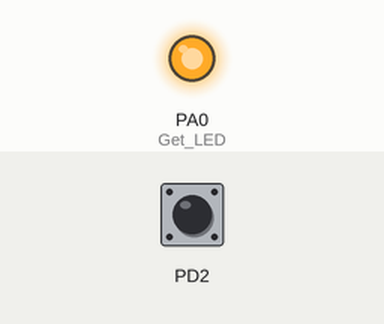
A program run on a simulated ATmega32, built with avr-gcc and emulated at 1 MHz. Shown: output pins drawn as LEDs (lit = HIGH). The test bench sets the inputs (shaded band); at power-on: PD2 HIGH.

Above: at 0.1 s.
At 1.1 s:
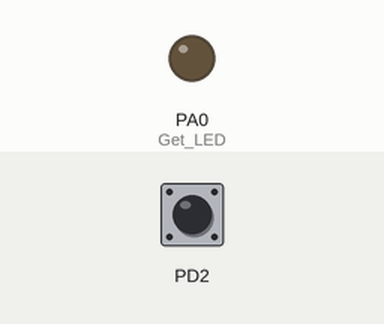
Timing chart, 0 to 2.6 s (numbered marks = the images above):
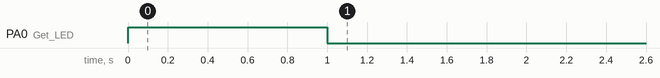

Measured:
- by itself, PA0 (Get_LED): LOW → HIGH at 0.00 s, → LOW 1.0 s later

The program:

main.c
```c
/*
 * Driver.c
 *
 * Created: 12/14/2023 4:15:58 PM
 * Author : mahmo
 */

#include "LCD.h"
#include "Keypad.h"
#include "EXTI.h"
EXTI_Typedef EXTI_con;

void Get_LED(){
	Toggel_PIN(PORTA,PIN0);
	_delay_ms(200);
	//_delay_ms(2000);
}
int main(void)
{


	EXTI_con.EXTI_Name=INT0;
	EXTI_con.EXTI_Mode=falling;
	EXTI_con.EXTI_Function=Get_LED;
	DIR_PIN(DDRA,PIN0,OUTPUT);
	DIR_PIN(DDRD,PIN2,INPUT);
	DIR_PIN(DDRD,PIN3,INPUT);
	EXTI_INIT(&EXTI_con);
	Toggel_PIN(PORTA,PIN0);
	_delay_ms(1000);
	Toggel_PIN(PORTA,PIN0);


	while(1){


	}
	/* Replace with your application code */

}
```

Keypad.c
```c
/*
 * Keypad.c
 *
 * Created: 12/6/2023 7:20:59 PM
 *  Author: mahmo
 */


#include "Keypad.h"

int Row []={R0,R1,R2,R3};
int Culom []={C0,C1,C2,C3};


void Keypad_Init (void){
	Keypad_control &= ~((1<<R0)|(1<<R1)|(1<<R2)|(1<<R3));
	Keypad_control |=((1<<C0)|(1<<C1)|(1<<C2)|(1<<C3));
	Keypad=0xFF;
}
unsigned char Keypad_Result (void){
	int i,j;
	for (i=0;i<4;i++)
	{
		Keypad |= ((1<<Culom[0]) | (1<<Culom[1]) | (1<<Culom[2]) | (1<<Culom[3]));
		Keypad &=~(1<<Culom[i]);
		for(j = 0; j < 4; j++){
			if (!(Keypad_Pin & (1 << Row[j])))
			{
				while(!(Keypad_Pin & (1 << Row[j])));
				switch(i){
					case (0):
					if (j == 0) return '7';
					else if (j == 1) return '4';
					else if (j == 2) return '1';
					else if (j == 3) return '?';
					break;
					case (1):
					if (j == 0) return '8';
					else if (j == 1) return '5';
					else if (j == 2) return '2';
					else if (j == 3) return '0';
					break;
					case (2):
					if (j == 0) return '9';
					else if (j == 1) return '6';
					else if (j == 2) return '3';
					else if (j == 3) return '=';
					break;
					case (3):
					if (j == 0) return '/';
					else if (j == 1) return '*';
					else if (j == 2) return '-';
					else if (j == 3) return '+';
					break;
				}
			}
		}
	}
	return 'A';

}
```

LCD.c
```c
/*
 * LCD.c
 *
 * Created: 12/6/2023 7:20:32 PM
 *  Author: mahmo
 */


#include "LCD.h"
/*void Kick (void){
	lcd_control |=(1<<E_switch);
	_delay_ms(50);
	lcd_control &= ~(1<<E_switch);

}*/
/*void Lcd_ispusy (void){
	//_delay_ms(20);
	Dir_lcd_port &=~(0xFF<<Shift);
	lcd_control |=(1<<RW_switch);
	lcd_control &= ~(1<<RS_switch);
	Kick();
	Dir_lcd_port=0xFF;
	lcd_control &= ~(1<<RW_switch);

}*/
void LCD_lcd_kick(){
	lcd_control |= (1 << E_switch);
	_delay_ms(50);
	lcd_control &= ~(1 << E_switch);
}

void LCD_check_lcd_isbusy(){
	Dir_lcd_port &= ~(0xFF<<Shift);
	lcd_control |= (1 << RW_switch);
	lcd_control &= ~(1 << RS_switch);
	LCD_lcd_kick();
	Dir_lcd_port |= (0xFF<<Shift);
	lcd_control &= ~(1 << RW_switch);

}


void Send_command (unsigned char command){

	LCD_check_lcd_isbusy();
	#ifdef EIGHT_BIT_MODE
	Dir_lcd_control |= ((1<<RW_switch)|(1<<RS_switch));
	lcd_control &= ~((1<<RW_switch)|(1<<RS_switch));
	PORTA=command;
	_delay_ms(1);
	LCD_lcd_kick();
    #endif
	#ifdef FOUR_BIT_MODE
	LCD_check_lcd_isbusy();
	lcd_port = command;
	lcd_control &= ~((1 << RS_switch) | (1<<RW_switch));
	_delay_ms(1);
	LCD_lcd_kick();
	#endif
	#ifdef FOUR_BIT_MODE
	LCD_check_lcd_isbusy();
	lcd_port = (lcd_port & 0x0F) | (command & 0xF0);
	lcd_control &= ~ ((1<<RW_switch)|(1<<RS_switch));
	LCD_lcd_kick ();
	lcd_port = (lcd_port & 0x0F) | (command << 4);
	lcd_control &= ~ ((1<<RW_switch)|(1<<RS_switch));
	LCD_lcd_kick();
    #endif


}
void LCD_clear_screen(){
	Send_command(LCD_CLEAR_SCREEN);
}
void Lcd_init (){
	_delay_ms(20);
	//Lcd_ispusy();
	Dir_lcd_control |= ((1<<RW_switch)|(1<<RS_switch)|(1<<E_switch));
	lcd_control &= ~((1<<RW_switch)|(1<<RS_switch)|(1<<E_switch));
	Dir_lcd_port = 0xFF;
	_delay_ms(15);
	LCD_clear_screen();
	#ifdef EIGHT_BIT_MODE
	   Send_command(LCD_FUNCTION_8BIT_2LINES);
	#endif
	#ifdef FOUR_BIT_MODE
	Send_command(0x02);
	Send_command(LCD_FUNCTION_4BIT_2LINES);
    #endif
	Send_command(LCD_ENTRY_MODE);
	Send_command(LCD_BEGIN_AT_FIRST_ROW);
	Send_command(LCD_DISP_ON_CURSOR_BLINK);


}
/*void LCD_INIT(){
	_delay_ms(20);
	Dir_lcd_control |= (1<<E_switch | 1<<RS_switch | 1<<RW_switch);
	lcd_control &= ~ (1<<E_switch | 1<<RS_switch | 1<<RW_switch);
	Dir_lcd_port = 0xFF;
	_delay_ms(15);
	LCD_clear_screen();
	#ifdef EIGHT_BIT_MODE
	Send_command(LCD_FUNCTION_8BIT_2LINES);
	#endif
	#ifdef FOUR_BIT_MODE
	#endif
	Send_command(LCD_ENTRY_MODE);
	Send_command(LCD_BEGIN_AT_FIRST_ROW);
	Send_command(LCD_DISP_ON_CURSOR_BLINK);
}*/


/*void Send_char (unsigned char data){

	#ifdef EIGHT_BIT_MODE
	Lcd_ispusy();
	Dir_lcd_control |= ((1<<RW_switch)|(1<<RS_switch));
	lcd_control &= ~(1<<RW_switch);
	lcd_control |=(1<<RS_switch);
	PORTA=data;
	_delay_ms(1);
	Kick();
	#endif
	#ifdef FOUR_BIT_MODE
	#endif
}*/
void LCD_WRITE_CHAR(unsigned char character){
	#ifdef EIGHT_BIT_MODE
	LCD_check_lcd_isbusy();
	lcd_port = character;
	lcd_control &= ~(1 << RW_switch);
	lcd_control |= (1 << RS_switch);
	_delay_ms(1);
	LCD_lcd_kick();
	#endif
	#ifdef FOUR_BIT_MODE
	//LCD_check_lcd_isbusy();
	lcd_port = (lcd_port & 0x0F) | (character & 0xF0);
	lcd_control |= 1<<RS_switch; //turn RS ON for Data mode.
	lcd_control &= ~ (1<<RW_switch);//turn RW off so you can write.
	LCD_lcd_kick();
	lcd_port = (lcd_port & 0x0F) | (character << 4);
	lcd_control |= 1<<RS_switch; //turn RS ON for Data mode.
	lcd_control &= ~ (1<<RW_switch);//turn RW off so you can write.
	LCD_lcd_kick ();
	#endif
}
void gotoXY (unsigned char line,unsigned char posetion){
	if(line==2){
		if (posetion < 16 && posetion >= 0)
		{
			Send_command(LCD_BEGIN_AT_SECOND_ROW+posetion);
		}

	}else if(line==1){
		if (posetion < 16 && posetion >= 0)
		{
			Send_command(LCD_BEGIN_AT_FIRST_ROW+posetion);
		}
	}
}
void Send_string (char* data){
	int count=0;
	while (*data>0)
	{

		LCD_WRITE_CHAR(*data++);
		count++;
		if (count==16)
		{
			gotoXY(2,0);
	     }else if (count==32)
	    {
		   LCD_clear_screen();
		   gotoXY(1,0);
		   count = 0;
	    }
	}
}
```

Keypad.h
```c
/*
 * Keypad.h
 *
 * Created: 12/6/2023 7:19:56 PM
 *  Author: mahmo
 */


#ifndef KEYPAD_H_
#define KEYPAD_H_

#include "DIO.h"
#include <util/delay.h>

#define Keypad *PORTC
#define Keypad_control *DDRC
#define Keypad_Pin *PINC


#define R0 0
#define R1 1
#define R2 2
#define R3 3
#define C0 4
#define C1 5
#define C2 6
#define C3 7

void Keypad_Init (void);
unsigned char Keypad_Result (void);


#endif /* KEYPAD_H_ */
```

LCD.h
```c
/*
 * IncFile1.h
 *
 * Created: 12/6/2023 7:19:16 PM
 *  Author: mahmo
 */


#ifndef LCD_H_
#define LCD_H_

#include "DIO.h"
#include <util/delay.h>
#define F_CPU 1000000UL

//LCD PORT
#define lcd_port *PORTA
#define Dir_lcd_port *DDRA

//(RS_RW_Enabel) PORT
#define lcd_control *PORTB
#define Dir_lcd_control *DDRB

//
#define RS_switch 1
#define RW_switch 2
#define E_switch 3
#define Shift 0
//#define EIGHT_BIT_MODE
#define FOUR_BIT_MODE

#define LCD_FUNCTION_8BIT_2LINES   					(0x38)
#define LCD_FUNCTION_4BIT_2LINES   					(0x28)
#define LCD_MOVE_DISP_RIGHT       					(0x1C)
#define LCD_MOVE_DISP_LEFT   						(0x18)
#define LCD_MOVE_CURSOR_RIGHT   					(0x14)
#define LCD_MOVE_CURSOR_LEFT 	  					(0x10)
#define LCD_DISP_OFF   								(0x08)
#define LCD_DISP_ON_CURSOR   						(0x0E)
#define LCD_DISP_ON_CURSOR_BLINK   					(0x0F)
#define LCD_DISP_ON_BLINK   						(0x0D)
#define LCD_DISP_ON   								(0x0C)
#define LCD_ENTRY_DEC   							(0x04)
#define LCD_ENTRY_DEC_SHIFT   						(0x05)
#define LCD_ENTRY_INC_   							(0x06)
#define LCD_ENTRY_INC_SHIFT   						(0x07)
#define LCD_BEGIN_AT_FIRST_ROW						(0x80)
#define LCD_BEGIN_AT_SECOND_ROW						(0xC0)
#define LCD_CLEAR_SCREEN							(0x01)
#define LCD_ENTRY_MODE								(0x06)

//FUNCTION

void Lcd_init ();
void LCD_check_lcd_isbusy (void);
void LCD_lcd_kick (void);
void Send_command (unsigned char command);
void LCD_WRITE_CHAR (unsigned char data);
void Send_string (char* data);
void gotoXY (unsigned char line,unsigned char posetion);
void LCD_clear_screen();


#endif /* LCD_H_ */
```

DIO.c
```c
/*
 * DIO.c
 *
 * Created: 12/6/2023 7:21:17 PM
 *  Author: mahmo
 */


#include "DIO.h"
#include <stdint.h>


void DIR_PORT (uint8_t *DDRx,uint8_t state){
	if(OUTPUT==state){
		*DDRx|=(uint8_t)0xff;
	}else if(INPUT==state){
		*DDRx&=~(uint8_t)(0xff);

	}


}
void DIR_PIN (uint8_t *DDRx,uint8_t pin,uint8_t state){
	if(OUTPUT==state){
		*DDRx|=(1<<pin);
		}else if(INPUT==state){
		*DDRx&=~(1<<pin);

	}


}


uint8_t READ_PORT(uint8_t *PINx){
	return *PINx;

}
uint8_t READ_PIN (uint8_t *PINx,uint8_t pin){
	//uint8_t result = (*PINx &(1<<pin)>>pin);
	uint8_t result=((*PINx >> pin)&1);
	return result;

}

void Set_Port(uint8_t *PORTx){

	*PORTx=0xff;

}
void Set_PIN(uint8_t *PORTx,uint8_t pin){
	*PORTx|=(1<<pin);

}


void Toggel_PIN(uint8_t *PORTx,uint8_t pin){
	*PORTx^=(1<<pin);
}

void Reset_Port(uint8_t *PORTx){
	*PORTx&=~(uint8_t)(0xff);
}
void Reset_PIN(uint8_t *PORTx,uint8_t pin){
	 *PORTx&=~(uint8_t)(1<<pin);
}
```

EXTI.c
```c
/*
 * EXTI.c
 *
 * Created: 12/12/2023 7:59:06 PM
 *  Author: mahmo
 */

#include "EXTI.h"
/********************************************************************
                                 Variable
*********************************************************************/
EXTI_Typedef* EXTI_config;
int x=10;
/********************************************************************
                                 Local Function
*********************************************************************/


/********************************************************************
                                 API
*********************************************************************/
void EXTI_INIT(EXTI_Typedef* EXTIx){

	EXTI_config=EXTIx;

	//Enabel EXTI
	/*  Bit 7   I: Global Interrupt Enable
	The Global Interrupt Enable bit must be set for the interrupts to be enabled.
	The individual inter rupt enable control is then performed in separate control registers. If the Global Interrupt Enable
	Register is cleared, none of the interrupts are enabled independent of the individual interrupt
	enable settings. The I-bit is cleared by hardware after an interrupt has occurred, and is set by
	the RETI instruction to enable subsequent interrupts. The I-bit can also be set and cleared by
	the application with the SEI and CLI instructions, as described in the instruction set reference.
	*/
	*SREG|=(1<<7);


	if(EXTI_config->EXTI_Name==INT0){
	//  Bit 6   INT0: External Interrupt Request 0 Enable
	*GICR|=(1<<6);

		/*  Bit 1, 0   ISC01, ISC00: Interrupt Sense Control 0 Bit 1 and Bit 0
	(INT0 )
	ISC01 ISC00 Description
	0 0 The low level of INT0 generates an interrupt request.
	0 1 Any logical change on INT0 generates an interrupt request.
	1 0 The falling edge of INT0 generates an interrupt request.
	1 1 The rising edge of INT0 generates an interrupt request.
	*/
	//x=EXTI_config->EXTI_Mode;

	if(EXTI_config->EXTI_Mode==logical){
			*MCUCR|=(0b01<<0);
	 }else if(EXTI_config->EXTI_Mode==low_level){
	 *MCUCR|=(0b00<<0);

	 }else if(EXTI_config->EXTI_Mode==falling){
		 *MCUCR|=(0b10<<0);

	 }else{
		 *MCUCR|=(0b11<<0);

	 }


	}else if(EXTI_config->EXTI_Name==INT1){

	//  Bit 7   INT1: External Interrupt Request 1 Enable
	*GICR|=(1<<7);

	//  Bit 3, 2   ISC11, ISC10: Interrupt Sense Control 1 Bit 1 and Bit 0
	/*( INT1)
	ISC11 ISC10 Description
	0 0 The low level of INT1 generates an interrupt request.
	0 1 Any logical change on INT1 generates an interrupt request.
	1 0 The falling edge of INT1 generates an interrupt request.
	1 1 The rising edge of INT1 generates an interrupt request.
	*/
	if(EXTI_config->EXTI_Mode==logical){
		*MCUCR|=(0b01<<2);


	}else if(EXTI_config->EXTI_Mode==low_level){
		*MCUCR|=(0b00<<2);

		}else if(EXTI_config->EXTI_Mode==falling){
		*MCUCR|=(0b10<<2);

		}else{
		*MCUCR|=(0b11<<2);

	}


	}else {

		//  Bit 5   INT2: External Interrupt Request 2 Enable
		*GICR|=(1<<5);
			/* Bit 6   ISC2: Interrupt Sense Control 2
	( INT2 )
	The Asynchronous External Interrupt 2 is activated by the external pin INT2 if the SREG I-bit and
	the corresponding interrupt mask in GICR are set. If ISC2 is written to zero, a falling edge on
	INT2 activates the interrupt. If ISC2 is written to one, a rising edge on INT2 activates the inter rupt. Edges on INT2 are registered asynchronously. Pulses on INT2 wider than the minimum
	pulse width given in
	*/

	  if(EXTI_config->EXTI_Mode==falling){
			*MCUCSR &=~(1<<6);

		}else{
			*MCUCSR |=(1<<6);

		}
	}


}


/*void ISR(INT0_vect){

	EXTI_config->EXTI_Function();

}*/
void  __vector_1 (void) __attribute__((signal));
void __vector_1 (void){
	EXTI_config->EXTI_Function();
}

void  __vector_2 (void) __attribute__((signal));
void __vector_2 (void){
	EXTI_config->EXTI_Function();
}

void  __vector_3 (void) __attribute__((signal));
void __vector_3 (void){
	EXTI_config->EXTI_Function();
}


/*void ISR(INT2_vect){

	EXTI_config->EXTI_Function();
}*/
```

DIO.h
```c
/*
 * DIO.h
 *
 * Created: 12/6/2023 7:20:08 PM
 *  Author: mahmo
 */


#ifndef DIO_H_
#define DIO_H_


#include <stdint.h>
//PORTA
#define PORTA    ((volatile unsigned char *)0x3B)
#define DDRA     ((volatile unsigned char *)0x3A)
#define PINA     ((volatile unsigned char *)0x39)


//PORTB
#define PORTB    ((volatile unsigned char *)0x38)
#define DDRB     ((volatile unsigned char *)0x37)
#define PINB     ((volatile unsigned char *)0x36)


//PORTC
#define PORTC    ((volatile unsigned char *)0x35)
#define DDRC     ((volatile unsigned char *)0x34)
#define PINC     ((volatile unsigned char *)0x33)


//PORTD
#define PORTD    ((volatile unsigned char *)0x32)
#define DDRD     ((volatile unsigned char *)0x31)
#define PIND     ((volatile unsigned char *)0x30)


//UART
#define UDR       ((volatile unsigned char *)0x2C)
#define UCSRA     ((volatile unsigned char *)0x2B)
#define UCSRB     ((volatile unsigned char *)0x2A)
#define UCSRC     ((volatile unsigned char *)0x40)
#define UBRRL     ((volatile unsigned char *)0x29)


//EXTI
#define SREG       ((volatile unsigned char *)0x5F)
#define MCUCR      ((volatile unsigned char *)0x55)
#define MCUCSR     ((volatile unsigned char *)0x54)
#define GICR       ((volatile unsigned char *)0x5B)
#define GIFR       ((volatile unsigned char *)0x5A)

/*typedef struct{
     unsigned char PORTx;
	 unsigned char DDRx;
	 unsigned char PINx;

}type_port;*/

//value
#define SET   1
#define RESET 0

//states
#define INPUT  0
#define OUTPUT 1

//PIN
#define  PIN0          0
#define  PIN1          1
#define  PIN2          2
#define  PIN3          3
#define  PIN4          4
#define  PIN5          5
#define  PIN6          6
#define  PIN7          7


//--------------------------------------------------------
//==========================================================
//-------------------------API------------------------------
//===========================================================

//void PORT_init(type_port * p_post_t);
void DIR_PORT (uint8_t *DDRx,uint8_t state);
void DIR_PIN (uint8_t *DDRx,uint8_t pin,uint8_t state);


uint8_t READ_PORT(uint8_t *PINx);
uint8_t READ_PIN (uint8_t *PINx,uint8_t pin);

void Set_Port(uint8_t *PORTx);
void Set_PIN(uint8_t *PORTx,uint8_t pin);

void Toggel_PIN(uint8_t *PORTx,uint8_t pin);

void Reset_Port(uint8_t *PORTx);
void Reset_PIN(uint8_t *PORTx,uint8_t pin);


#endif /* DIO_H_ */
```

EXTI.h
```c
/*
 * EXTI.h
 *
 * Created: 12/12/2023 7:58:53 PM
 *  Author: mahmo
 */


#ifndef EXTI_H_
#define EXTI_H_

#include "DIO.h"

typedef enum  {
	INT0,
	INT1,
	INT2


}INT_Name;

typedef enum  {
	low_level,
	logical,
	falling,
	rising


}INT_Mode;

typedef struct
{
	INT_Name EXTI_Name; //this refer to number or name EXTI
	                      //@ref EXTI_Name

	INT_Mode EXTI_Mode ;  //this refer to  EXTI MODE
	                     //@ref EXTI_Mode

    void (* EXTI_Function)();//this refer to  EXTI_Function

}EXTI_Typedef;

//@ref EXTI_Name
/*
INT0
INT1
INT2
*/

//@ref EXTI_Mode
/*
low_level
 logical
  falling
  rising
 */


void EXTI_INIT(EXTI_Typedef* EXTIx);


#endif /* EXTI_H_ */
```
